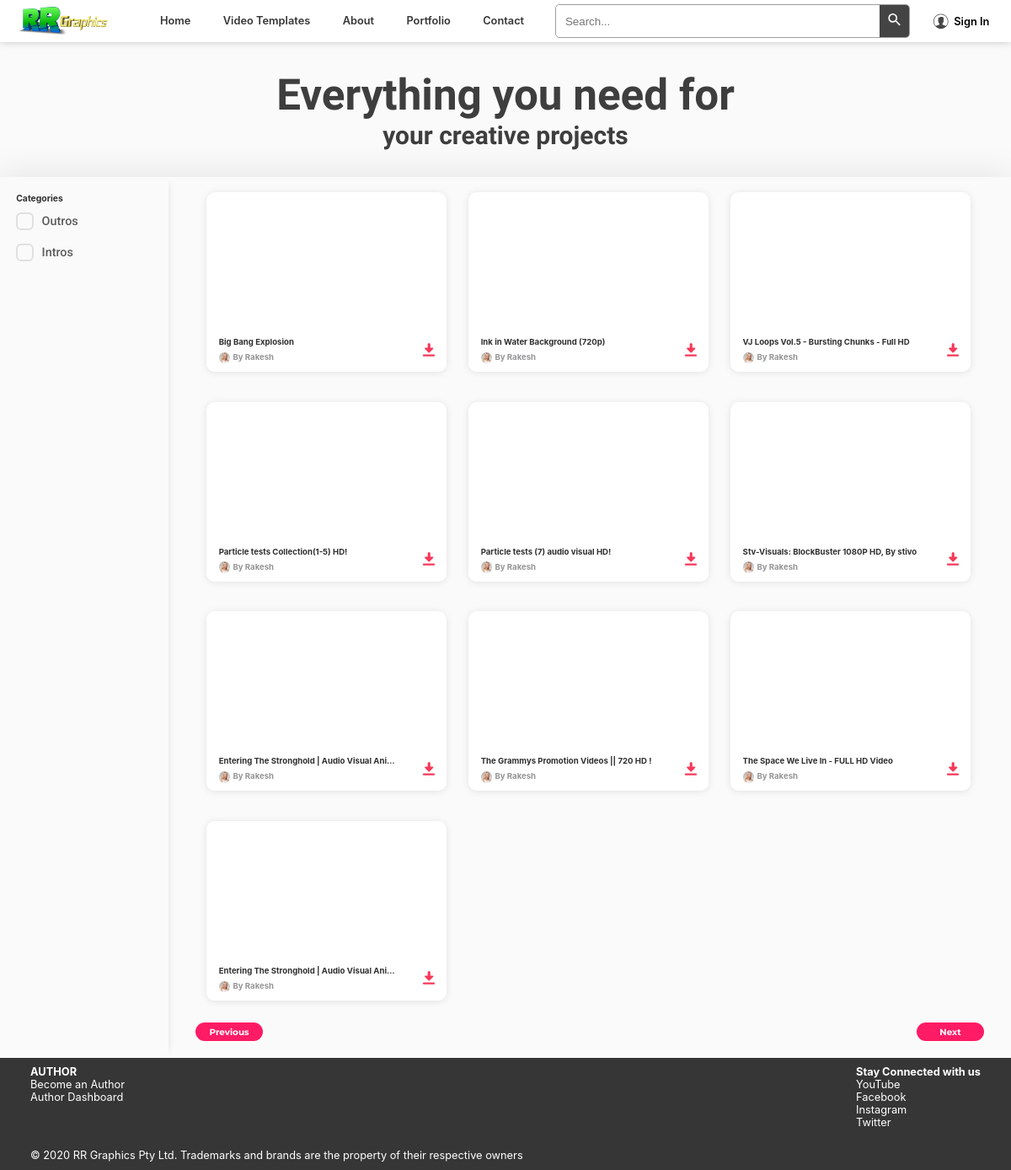
The app's page /videotemplates/ with its own data.
### products/models.py (models this page shows, shortened)
class Product(models.Model):
    product_id = models.AutoField(primary_key=True)
    product_title = models.CharField(max_length=100)
    product_user = models.ForeignKey(User, on_delete=models.CASCADE)
    product_description = models.TextField()
    publish_date = models.DateTimeField(auto_now_add=True, blank=True)
    last_update_date = models.DateTimeField(auto_now_add=True, blank=True, null=True)
    video_id = models.CharField(max_length=11)
    product_category = models.CharField(max_length=100)
    product_subcategory = models.CharField(max_length=100)
    download_link = models.TextField()
    product_views = models.IntegerField(default=0)

### home/models.py (models this page shows, shortened)
class Profile(models.Model):
    user = models.OneToOneField(User, on_delete=models.CASCADE)
    profile_image = models.ImageField(upload_to='images/profiles', default="")
    banner_image = models.ImageField(upload_to='images/banners', default="")
    last_update_date = models.DateTimeField(auto_now_add=True, blank=True, null=True)

### products/views.py (the view)
# urls.py: path('', views.productsHome, name='productsHome'),
def productsHome(request):
    all_Products= Product.objects.all().order_by('-publish_date')
    product_categories = set()
    for product in all_Products:
        product_categories.add(product.product_category)
    page = request.GET.get('page')
    products_no = 12
    if page is None:
        page_no = 1
    else:
        page_no = int(page)
    length = len(all_Products)
    product_to_show = all_Products[(page_no-1)*products_no : page_no*products_no]
    if page_no>1:
        prev = page_no-1
    else:
        prev = None
    if page_no<math.ceil(length/products_no):
        nxt = page_no+1
    else:
        nxt = None
    context = {'allProducts': product_to_show, 'prev': prev, 'nxt': nxt, 'all_categories': product_categories}
    return render(request, 'products/productsHome.html', context)

### templates/products/productsHome.html (shortened to what this page needs)
{% extends 'base.html' %}
{% block css %}
<link rel="stylesheet" href="/static/css/productsHome.css">
{% endblock css %}
{% block bodyContent %}
<header>
    <div class="headings">
        <h1>Everything you need for</h1>
        <h3>your creative projects</h3>
    </div>
</header>
<section id="productsContainer">
    <section id="filter">
        <div class="filterContent">
            <h6>Categories</h6>
            <ul>
                {% for category in all_categories %}
                <li><a href="/videotemplates/category/{{category}}">
                        <div class="filterCheckbox"></div>
                        <div class="filterText">
                            {{category}}
                        </div>
                    </a>
                </li>
                {% endfor %}
            </ul>
        </div>
    </section>
    <section id="products">
        <div id="container">
            <ul class="prContainer">
                {% for product in allProducts %}
                <li class="prList">
                    <div class="cards">
                        <a title="{{product.product_title}}" href="/videotemplates/{{product.video_id}}" class="prLink"></a>
                        <div class="prVideo">
                            <div class="videoPlayer">
                                <iframe class="video" src="https://www.youtube.com/embed/{{product.video_id}}"
                                    frameborder="0"></iframe>
                            </div>
                        </div>
                        <div class="prInfo">
                            <div class="prText">
                                <div class="prTitle">
                                    <span>{{product.product_title}}</span>
                                </div>
                                <div class="prAuthor">
                                    <div class="productUserImage">
                                        <img src="/media/{{ product.product_user.profile.profile_image }}" alt="{{product.product_user.first_name}}">
                                    </div>
                                    By&nbsp;
                                    <a href="/portfolio">
                                        {{product.product_user.first_name}}
                                    </a>
                                </div>
                            </div>
                            <div class="prDownload">
                                {% if user.is_authenticated %}
                                <a href="/videotemplates/{{product.video_id}}">
                                    <button id="button{{product.video_id}}" class="prDownloadButton" type="button">
                                        <svg tabindex="" xmlns="http://www.w3.org/2000/svg" viewBox="0 0 32 36"
                                            role="img" aria-label="Download">
                                            <path
                                                d="M29.5 30.43h-27a2.5 2.5 0 0 0 0 5h27a2.5 2.5 0 0 0 0-5zM5.24 13.6a2 2 0 0 0-.08.26v.12a2 2 0 0 0 0 .39v.09a2 2 0 0 0 0 .29v.16a2 2 0 0 0 .07.21c0 .06.06.11.09.17a1.93 1.93 0 0 0 .09.17 2 2 0 0 0 .16.2l.08.1 9.42 9.56.17.14.13.1.22.12.12.06.27.08h.11a2 2 0 0 0 .76 0h.1l.27-.08.12-.06.22-.12.13-.1.18-.14 9.42-9.56.08-.1a2 2 0 0 0 .16-.2 1.93 1.93 0 0 0 .09-.17c0-.06.06-.11.09-.17a2 2 0 0 0 .07-.21v-.16a2 2 0 0 0 0-.29v-.09a2 2 0 0 0 0-.39v-.12a2 2 0 0 0-.08-.26c0-.06-.06-.12-.09-.17s-.06-.12-.09-.17a2 2 0 0 0-.25-.3l-.1-.08a2 2 0 0 0-.2-.16l-.17-.09-.17-.09-.21-.06H20V3.5a3.5 3.5 0 0 0-7 0v8.87H6.55l-.21.06-.17.09-.17.19a2 2 0 0 0-.2.16l-.1.08a2 2 0 0 0-.25.3c0 .05-.06.11-.09.17s-.1.12-.12.18z">
                                            </path>
                                        </svg>
                                    </button>
                                </a>
                                <span id="dropup{{product.video_id}}" class="prDownloadDropupAuth">
                                    Download
                                </span>
                                {% else %}
                                <a href="/signin">
                                    <button id="button{{product.video_id}}" class="prDownloadButton" type="button">
                                    </button>
                                </a>
                                {% endif %}
                            </div>
                        </div>
                    </div>
                </li>
                {% endfor %}
            </ul>
        </div>
        <div id="pagination">
            {% if prev %}
            <a href="/videotemplates/?page={{prev}}" class="paginationButtons">Previous</a>
            {% else %}
            <a href="#" class="paginationButtons">Previous</a>
            {% endif %}
            {% if nxt %}
            <a href="/videotemplates/?page={{nxt}}" class="paginationButtons">Next</a>
            {% else %}
            <a href="#" class="paginationButtons">Next</a>
            {% endif %}
        </div>
    </section>
</section>
{% endblock bodyContent %}

### static/css/base.css (style rules this page uses)
:root { --linkMark_color: #523ee8; --success_color: #63fd63; --button_color: #f73859; --buttonHover_color: #9c2337; --primaryHover_color: #e8e8e8; --heading_color: #3e3e3e; --label_color: #5d5c5c; --secondary_shadowColor: #02fff0c4; --buttonHover_transition: all .2s ease-in-out; --cardHover_transition: translate .18s,box-shadow .18s; --background_1: white; --background_2: #fafafa; --font_Montserrat: Montserrat,-apple-system,BlinkMacSystemFont,Segoe UI,Fira Sans,Helvetica Neue,Arial,sans-serif; --font_Archivo: 'Archivo Black',-apple-system,BlinkMacSystemFont,Segoe UI,Fira Sans,Helvetica Neue,Arial,sans-serif; --font_Roboto: 'Roboto',-apple-system,BlinkMacSystemFont,Segoe UI,Fira Sans,Helvetica Neue,Arial,sans-serif; --font_Nunito: 'Nunito',-apple-system,BlinkMacSystemFont,Segoe UI,Fira Sans,Helvetica Neue,Arial,sans-serif; }
* { margin: 0; padding: 0; box-sizing: border-box; }
html { font-size: 62.5%; scroll-behavior: smooth; }
body { text-rendering: optimizeLegibility; font-family: -apple-system,BlinkMacSystemFont,Segoe UI,Fira Sans,Helvetica Neue,Arial,sans-serif; font-size: 1.6rem; font-weight: 400; font-style: inherit; letter-spacing: 0; color: #303030; -moz-osx-font-smoothing: grayscale; -webkit-font-smoothing: antialiased; }
body a { text-decoration: none; color: black; }
body ul { list-style: none; }
.prContainer { display: flex; flex-wrap: wrap; flex-grow: 1; justify-content: space-between; align-items: stretch; padding: 0; margin: 0 17rem; }
.prList { margin-top: 0; flex-basis: 30.38686%; margin: 1.91971% 0; min-width: 0; }
.cards { box-shadow: 0 1px 8px rgba(0,0,0,.1); position: relative; display: flex; flex-direction: column; height: 100%; border-radius: 10px; background: #fff; text-align: left; transition: var(--cardHover_transition); transform: translateY(0); }
.prLink { position: absolute; top: 0; bottom: 0; left: 0; right: 0; background-color: transparent; }
.prVideo { flex-grow: 1; border-radius: 10px 10px 0 0; position: relative; font-size: 0; line-height: 0; overflow: hidden; width: 100%; }
.prVideo::before { content: ""; display: block; padding-top: 56.25%; }
.videoPlayer { position: absolute; top: 0; right: 0; bottom: 0; left: 0; }
.videoPlayer iframe { position: absolute; min-width: 100%; height: 100%; top: 50%; left: 50%; transform: translate(-50%,-50%); display: inline-block; object-fit: contain; }
.prInfo { padding: 1.5rem 1.6rem 1.2rem 1.8rem; width: inherit; background-color: #fff; border-bottom-left-radius: 10px; border-bottom-right-radius: 10px; transition: opacity .15s ease-in-out; display: flex; flex-direction: row; align-items: flex-start; justify-content: space-between; }
.prText { min-width: 0; flex-grow: 1; align-self: flex-start; }
.prTitle { font-style: inherit; font-size: 1.2rem; font-weight: 700; letter-spacing: 0; line-height: 1.6rem; margin: 0 0 .6rem; max-width: 95%; white-space: nowrap; text-overflow: ellipsis; overflow: hidden; }
.prAuthor { display: flex; flex-direction: row; align-items: center; font-weight: 700; color: #959597; font-style: inherit; font-size: 1.2rem; letter-spacing: 0; line-height: 1.6rem; }
.productUserImage { width: 1.7rem; height: 1.7rem; margin-right: .4rem; }
.productUserImage img { width: 100%; height: 100%; border-radius: 50%; }
.prAuthor a { position: relative; z-index: 1; font-weight: 700; color: #959597; background-color: transparent; }
.prDownload { display: inline-block; position: relative; color: #959597; cursor: pointer; line-height: 0; z-index: 1; top: 0; left: 1rem; margin-top: .6rem; }
.prDownloadButton { cursor: pointer; padding: .2rem 1rem 0; background: transparent; border: none; transition: color .15s ease-in-out; text-transform: none; overflow: visible; font: inherit; margin: 0; outline: none; }
.prDownloadButton svg { overflow: hidden; width: 2rem; height: 2rem; color: var(--button_color); fill: currentColor; }
@media screen and (max-width: 1200px) { html { font-size: 50%; } }

### records on screen
Product: all_categories "Outros", product_title "Ink in Water Background (720p)", product_user.profile.profile_image (placeholder picture), product_user.first_name "Rakesh"
Product: all_categories "Intros", product_title "Big Bang Explosion", product_user.profile.profile_image (placeholder picture), product_user.first_name "Rakesh"
Product: product_title "VJ Loops Vol.5 - Bursting Chunks - Full HD", product_user.profile.profile_image (placeholder picture), product_user.first_name "Rakesh"
Product: product_title "Particle tests Collection(1-5) HD!", product_user.profile.profile_image (placeholder picture), product_user.first_name "Rakesh"
Product: product_title "Particle tests (7) audio visual HD!", product_user.profile.profile_image (placeholder picture), product_user.first_name "Rakesh"
Product: product_title "Stv-Visuals: BlockBuster 1080P HD, By stivo", product_user.profile.profile_image (placeholder picture), product_user.first_name "Rakesh"
Product: product_title "Entering The Stronghold | Audio Visual Ani…", product_user.profile.profile_image (placeholder picture), product_user.first_name "Rakesh"
Product: product_title "The Grammys Promotion Videos || 720 HD !", product_user.profile.profile_image (placeholder picture), product_user.first_name "Rakesh"
Product: product_title "The Space We Live In - FULL HD Video", product_user.profile.profile_image (placeholder picture), product_user.first_name "Rakesh"
Product: product_title "Entering The Stronghold | Audio Visual Ani…", product_user.profile.profile_image (placeholder picture), product_user.first_name "Rakesh"
